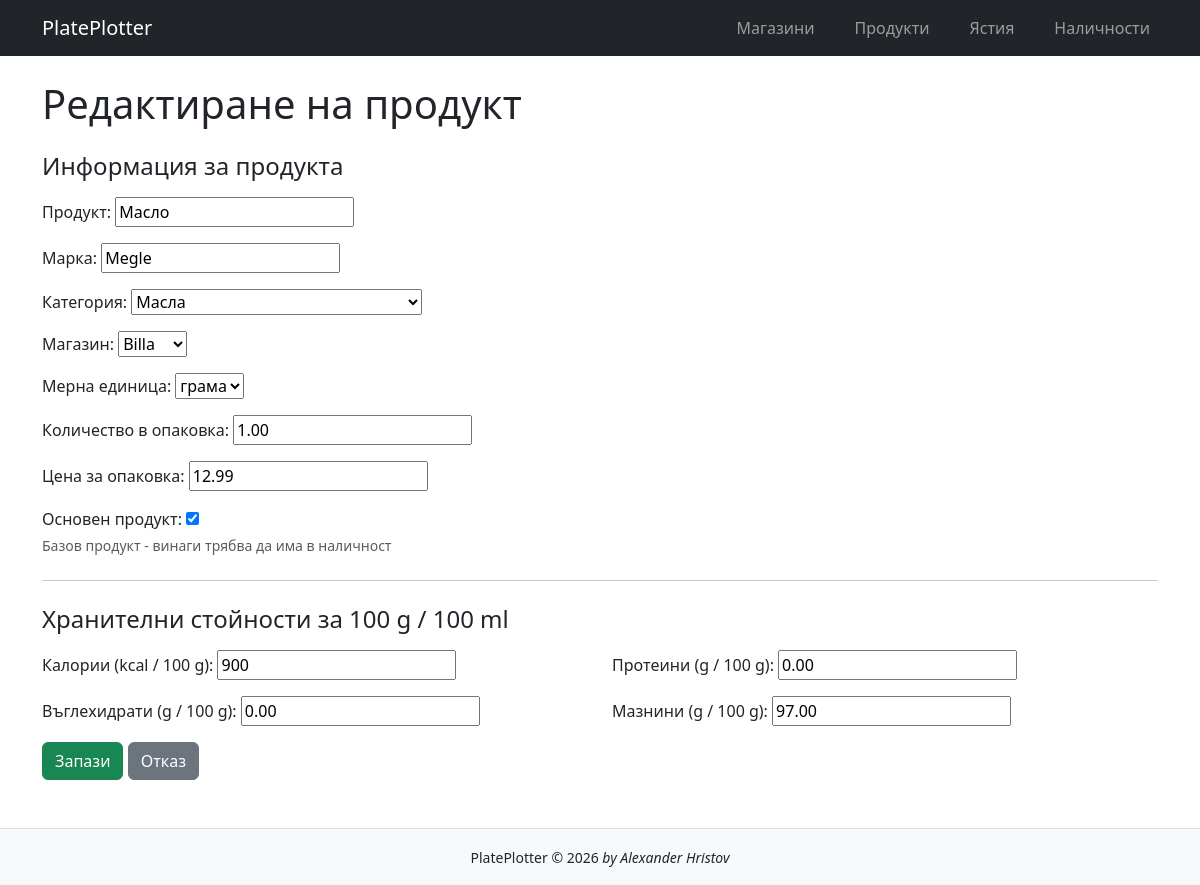
The page /products/4/edit/ on the database its author committed.
### inventory/models.py (models this page shows, shortened)
class Product(models.Model):
    UNIT_GRAMS = 'g'
    UNIT_ML = 'ml'
    UNIT_PCS = 'pcs'
    UNIT_CHOICES = [
        (UNIT_GRAMS, 'грама'),
        (UNIT_ML, 'мл'),
        (UNIT_PCS, 'бр')
    ]
    CATEGORY_MEAT_FISH_EGGS = 'meat_fish_eggs'
    CATEGORY_MILK_CHEESE = 'milk_cheese'
    CATEGORY_FRUIT_VEGETABLES = 'fruit_vegetables'
    CATEGORY_GRAINS_LEGUMES = 'grains_legumes'
    CATEGORY_NUTS = 'nuts'
    CATEGORY_OILS = 'oils'
    CATEGORY_SWEETS = 'sweets'
    CATEGORY_DRINKS = 'drinks'
    CATEGORY_PACKAGED_FOODS = 'packaged_foods'
    CATEGORY_SPICES = 'spices'
    CATEGORY_CHOICES = [
        (CATEGORY_MEAT_FISH_EGGS, 'Месо, риба, яйца'),
        (CATEGORY_MILK_CHEESE, 'Млекопродукти'),
        (CATEGORY_FRUIT_VEGETABLES, 'Плодове и зеленчуци'),
        (CATEGORY_GRAINS_LEGUMES, 'Хляб, зърнени и бобови продукти'),
        (CATEGORY_NUTS, 'Ядки'),
        (CATEGORY_OILS, 'Масла'),
        (CATEGORY_SWEETS, 'Сладки и десерти'),
        (CATEGORY_DRINKS, 'Напитки'),
        (CATEGORY_PACKAGED_FOODS, 'Пакетирани храни'),
        (CATEGORY_SPICES, 'Подправки')
    ]
    name = models.CharField(
        max_length=30,
        verbose_name='Продукт'
    )
    brand = models.CharField(
        max_length=30,
        verbose_name='Марка',
        blank=True
    )
    category = models.CharField(
        max_length=35,
        verbose_name='Категория',
        choices=CATEGORY_CHOICES
    )
    store = models.ForeignKey(
        Store,
        on_delete=models.PROTECT,
        verbose_name='Магазин'
    )
    unit = models.CharField(
        max_length=3,
        verbose_name='Мерна единица',
        choices=UNIT_CHOICES
    )
    package_quantity = models.DecimalField(
        max_digits=10,
        decimal_places=2,
        default=1,
        validators=[MinValueValidator(Decimal('0.01'))],
        verbose_name='Количество в опаковка'
    )
    price = models.DecimalField(
        max_digits=8,
        decimal_places=2,
        validators=[MinValueValidator(Decimal('0.01'))],
        verbose_name='Цена за опаковка'
    )
    is_basic = models.BooleanField(
        default=False,
        verbose_name='Основен продукт',
        help_text='Базов продукт - винаги трябва да има в наличност'
    )
    calories = models.PositiveIntegerField(
        null=True,
        blank=True,
        verbose_name='Калории (kcal / 100 g)'
    )
    protein = models.DecimalField(
        max_digits=6,
        decimal_places=2,
        null=True,
        blank=True,
        validators=[MinValueValidator(Decimal('0'))],
        verbose_name='Протеини (g / 100 g)'
    )
    carbs = models.DecimalField(
        max_digits=6,
        decimal_places=2,
        null=True,
        blank=True,
        validators=[MinValueValidator(Decimal('0'))],
        verbose_name='Въглехидрати (g / 100 g)'
    )
    fat = models.DecimalField(
        max_digits=6,
        decimal_places=2,
        null=True,
        blank=True,
        validators=[MinValueValidator(Decimal('0'))],
        verbose_name='Мазнини (g / 100 g)'
    )
    class Meta:
        unique_together = ('name', 'brand', 'store')
        ordering = ['name']
        verbose_name = 'Продукт'
        verbose_name_plural = 'Продукти'

### inventory/views.py (the view)
# urls.py: path('products/<int:pk>/edit/', ProductUpdateView.as_view(), name='product-edit'),
class ProductUpdateView(UpdateView):
    model = Product
    form_class = ProductForm
    template_name = 'inventory/product_form.html'
    success_url = reverse_lazy('product-list')

### inventory/forms.py
class ProductForm(forms.ModelForm):
    class Meta:
        model = Product
        fields = [
            'name',
            'brand',
            'category',
            'store',
            'unit',
            'package_quantity',
            'price',
            'is_basic',
            'calories',
            'protein',
            'carbs',
            'fat',
        ]

### inventory/models.py (called while the page is built)
    def __str__(self):
        return self.name

### templates/inventory/product_form.html (shortened to what this page needs)
{% extends 'base.html' %}
{% block content %}
<h1>
    {% if object %}
        Редактиране на продукт
    {% else %}
        Добавяне на продукт
    {% endif %}
</h1>
<form method="post">
    <h4 class="mt-4 mb-3">Информация за продукта</h4>
    {% for field in form %}
        {% if field.name != 'calories' and field.name != 'protein' and field.name != 'carbs' and field.name != 'fat' %}
            <div class="mb-3">
                {{ field.label_tag }}
                {{ field }}
                {% if field.help_text %}
                    <div class="form-text">
                        {{ field.help_text }}
                    </div>
                {% endif %}
            </div>
        {% endif %}
    {% endfor %}
    <hr class="my-4">
    <h4 class="mb-3">Хранителни стойности за 100 g / 100 ml</h4>
    <div class="row">
        {% for field in form %}
            {% if field.name == 'calories' or field.name == 'protein' or field.name == 'carbs' or field.name == 'fat' %}
                <div class="col-md-6 mb-3">
                    {{ field.label_tag }}
                    {{ field }}
                </div>
            {% endif %}
        {% endfor %}
    </div>
    <button type="submit" class="btn btn-success">
        Запази
    </button>
    <a href="{% url 'product-list' %}" class="btn btn-secondary">
        Отказ
    </a>
</form>
{% endblock %}

### rows shown on the page
Product: form "Масло" "Megle" "Масла" "Billa" "грама" "1.00" "12.99" "☑", form "900" "0.00" "0.00" "97.00"

### other values the page prints
{{ field.label_tag }} "Продукт:" "Марка:" "Категория:" "Магазин:" "Мерна единица:" "Количество в опаковка:" "Цена за опаковка:" "Основен продукт:"
{{ field.help_text }} "Базов продукт - винаги трябва да има в наличност"
{{ field.label_tag }} "Калории (kcal / 100 g):" "Протеини (g / 100 g):" "Въглехидрати (g / 100 g):" "Мазнини (g / 100 g):"
